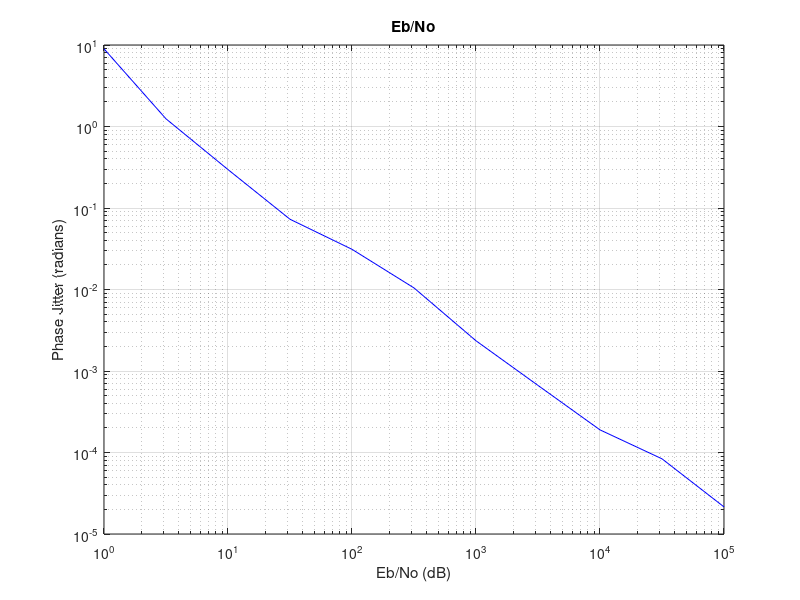

MATLAB code to generate this figure:
close all
clear

% il faut avoir au prealable calculer la pente du detecteur en boucle
% ouverte



BlT= 10^-(2.5);  % ex: 0.01
EbNodB= 0:5:50;
EbNo=10.^(EbNodB/10);
N_symb=10000;



%
% calcul des parametres de la boucle
%

symb_emis=(2*randi([0 1],1,N_symb)-1)+j*(2*randi([0 1],1,N_symb)-1); % symboles QPSK
phi =  zeros(1, N_symb+1);

%ordre2
zeta=sqrt(2)/2;
wnT=2*BlT./(zeta+1/(4*zeta));
A=wnT.*(2+wnT)./(1+3*wnT+wnT.^2);
B=wnT.^2./(1+3*wnT+wnT.^2);


for jj=1:length(EbNo)

    NCO_mem=0;      % initialisation du retard de la mise a jour
    filtre_mem=0;   % initialisation de la memoire du filtre
    phi_est(1)=0;  %  valeur initiale de la phase estimee
  
    
    sigma = sqrt(1/(2*EbNo(jj)));   % sigma du bruit thermique
    bruit=sigma*randn(1,N_symb)+j*sigma*randn(1,N_symb) ; % vecteur de bruit
    dephasage = 0 *pi/180;% dephasage signal recu

    %  DPLL
 
    for ii=1:N_symb

             % affichage de ii par multiples de 1000
            if mod(ii,1000)==0
                ii
            end
    
        recu=symb_emis.*exp(j*dephasage)+bruit;
        out_det(ii)= -imag((recu(ii).*exp(-j*phi_est(ii)*(pi/180))).^4); % a completer ! %
    
        % filtre de boucle
    
        w(ii)=filtre_mem+out_det(ii); % memoire filtre + sortie detecteur 
        filtre_mem=w(ii);            
        out_filtre=A*out_det(ii)+B*w(ii);   % sortie du filtre a l'instant ii :  F(z)=A+B/(1-z^-1)
    
         % integrateur + retard 
    
        phi_est(ii+1)=(out_filtre+NCO_mem); % N(z)=1/(z-1) 
        NCO_mem=phi_est(ii+1);
    end
    jitter(jj) = mean((phi - phi_est).^2);
end


% Plot Jitter vs. Eb/No on a log-log scale
figure
loglog(EbNo, jitter, 'b');
grid on
xlabel('Eb/No (dB)');
ylabel('Phase Jitter (radians)');
title('Eb/No');